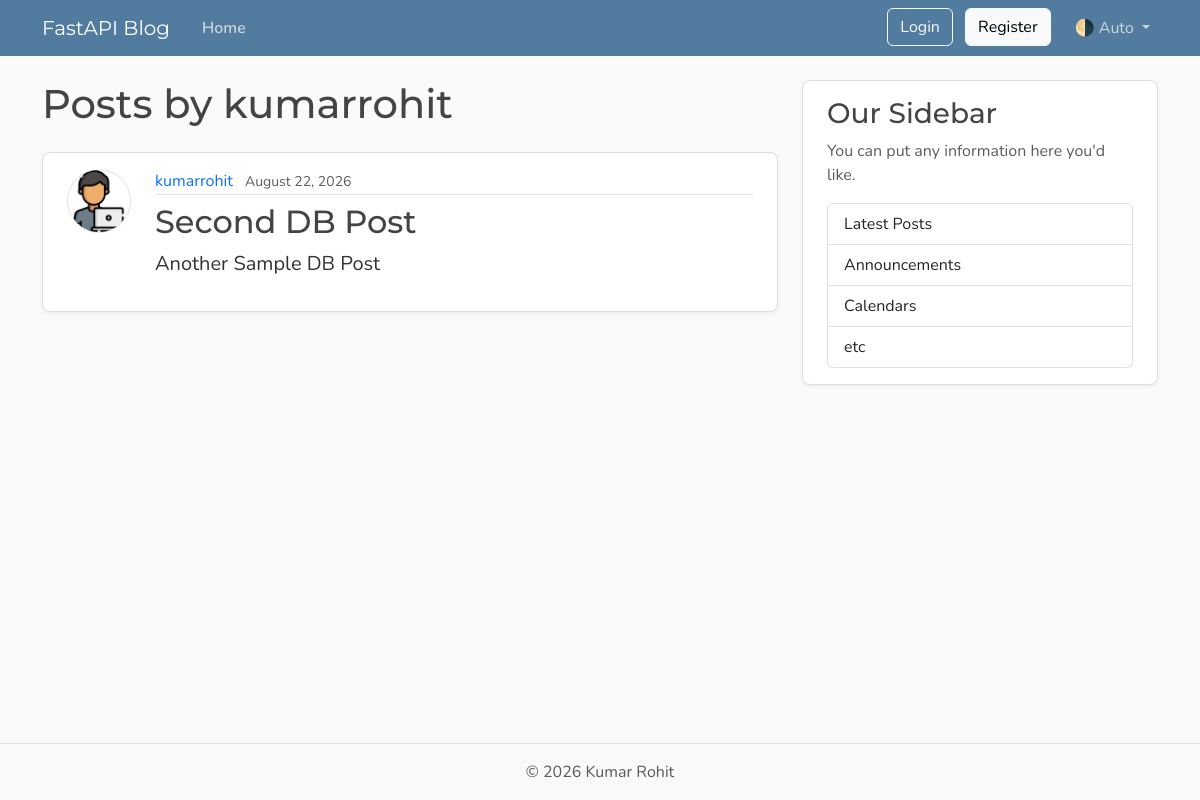
Before: /users/1/posts with the older database file.
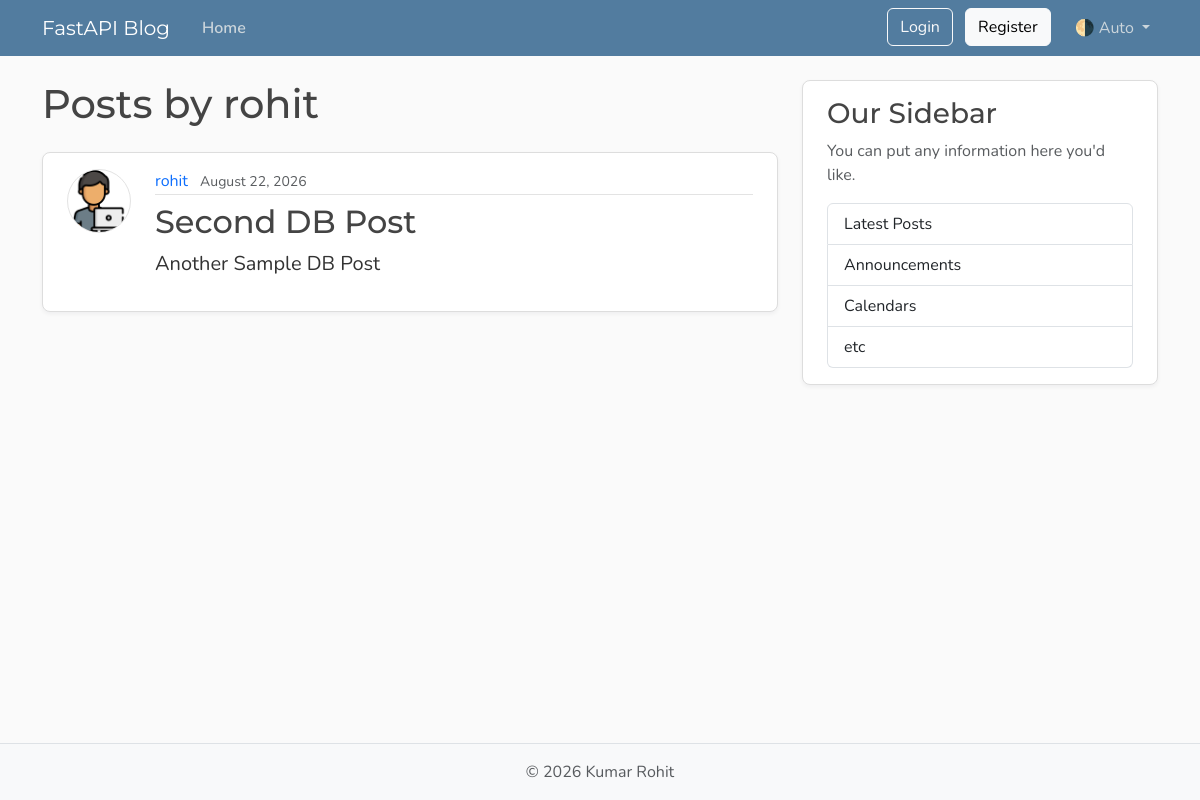
After: the same page with the newer database file.
### models.py (models this page shows, shortened)
class User(Base):
    __tablename__ = "users"
    id: Mapped[int] = mapped_column(Integer, primary_key=True, index=True)
    username: Mapped[str] = mapped_column(String(50), unique=True, nullable=False)
    email: Mapped[str] = mapped_column(String(120), unique=True, nullable=False)
    image_file: Mapped[str | None] = mapped_column(
        String(200),
        nullable=True,
        default=None
    )
    posts: Mapped[list[Post]] = relationship(back_populates="author", cascade="all, delete-orphan")

class Post(Base):
    __tablename__ = "posts"
    id: Mapped[int] = mapped_column(Integer, primary_key=True, index=True)
    title: Mapped[str] = mapped_column(String(100), nullable=False)
    content: Mapped[str] = mapped_column(Text, nullable=False)
    user_id: Mapped[int] = mapped_column(
        ForeignKey("users.id"),
        nullable=False,
        index=True
    )
    date_posted: Mapped[datetime] = mapped_column(
        DateTime(timezone=True),
        default=lambda: datetime.now(UTC)
    )
    author: Mapped[User] = relationship(back_populates="posts")

### main.py (the view)
@app.get("/users/{user_id}/posts", include_in_schema=False, name="user_posts")
def user_posts_page(request: Request, user_id: int, db: Annotated[Session,Depends(get_db)]):
    result = db.execute(select(models.User).where(models.User.id == user_id))
    user = result.scalars().first()
    if not user:
        raise HTTPException(status_code=status.HTTP_404_NOT_FOUND, detail="User not found")
    result = db.execute(select(models.Post).where(models.Post.user_id == user_id))
    posts = result.scalars().all()
    return templates.TemplateResponse(
        request,
        'user_posts.html',
        {"posts": posts, "user" : user, "title" : f"{user.username}'s Posts"}
    )

### templates/user_posts.html (shortened to what this page needs)
{% extends "layout.html" %}
{% block content %}
    <h1 class="mb-4">Posts by {{ user.username }}</h1>
    <div id="postsContainer">
        {% for post in posts %}
            <article class="content-section py-3 px-4 mb-4">
                <div class="d-flex align-items-start gap-4">
                    <img class="rounded-circle article-img flex-shrink-0"
                         src="{{ post.author.image_path }}"
                         alt="{{ post.author.username }}'s profile picture"
                         width="64"
                         height="64"
                         loading="lazy">
                    <div class="flex-grow-1">
                        <div class="article-metadata mb-2">
                            <a class="me-2"
                               href="{{ url_for('user_posts', user_id=post.author.id) }}">{{ post.author.username }}</a>
                            <small class="text-body-secondary">{{ post.date_posted.strftime("%B %d, %Y") }}</small>
                        </div>
                        <h2>
                            <a class="article-title"
                               href="{{ url_for('post_page', post_id=post.id) }}">{{ post.title }}</a>
                        </h2>
                        <p class="article-content">{{ post.content }}</p>
                    </div>
                </div>
            </article>
        {% else %}
            <p class="text-body-secondary">No posts by this user yet.</p>
        {% endfor %}
    </div>
{% endblock content %}

Changed rows visible on the page:
changed User: username "kumarrohit" → "rohit"
changed through a linked row, Post "Second DB Post": author.username "kumarrohit" → "rohit"
